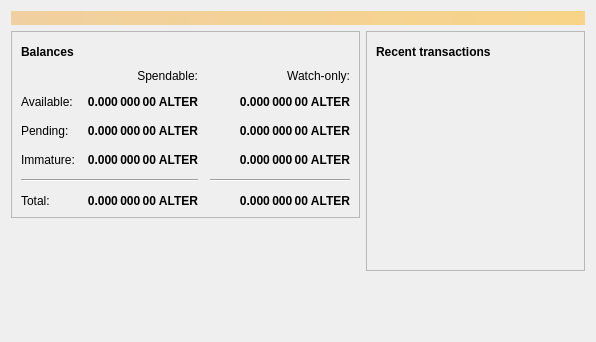
<?xml version="1.0" encoding="UTF-8"?>
<ui version="4.0">
 <class>OverviewPage</class>
 <widget class="QWidget" name="OverviewPage">
  <property name="geometry">
   <rect>
    <x>0</x>
    <y>0</y>
    <width>596</width>
    <height>342</height>
   </rect>
  </property>
  <property name="windowTitle">
   <string>Form</string>
  </property>
  <layout class="QVBoxLayout" name="topLayout">
   <item>
    <widget class="QLabel" name="labelAlerts">
     <property name="visible">
      <bool>false</bool>
     </property>
     <property name="styleSheet">
      <string notr="true">QLabel { background-color: qlineargradient(x1: 0, y1: 0, x2: 1, y2: 0, stop:0 #F0D0A0, stop:1 #F8D488); color:#000000; }</string>
     </property>
     <property name="wordWrap">
      <bool>true</bool>
     </property>
     <property name="margin">
      <number>3</number>
     </property>
     <property name="textInteractionFlags">
      <set>Qt::TextSelectableByMouse</set>
     </property>
    </widget>
   </item>
   <item>
    <layout class="QHBoxLayout" name="horizontalLayout" stretch="1,1">
     <item>
      <layout class="QVBoxLayout" name="verticalLayout_2">
       <item>
        <widget class="QFrame" name="frame">
         <property name="frameShape">
          <enum>QFrame::StyledPanel</enum>
         </property>
         <property name="frameShadow">
          <enum>QFrame::Raised</enum>
         </property>
         <layout class="QVBoxLayout" name="verticalLayout_4">
          <item>
           <layout class="QHBoxLayout" name="horizontalLayout_4">
            <item>
             <widget class="QLabel" name="label_5">
              <property name="font">
               <font>
                <weight>75</weight>
                <bold>true</bold>
               </font>
              </property>
              <property name="text">
               <string>Balances</string>
              </property>
             </widget>
            </item>
            <item>
             <widget class="QPushButton" name="labelWalletStatus">
              <property name="enabled">
               <bool>true</bool>
              </property>
              <property name="maximumSize">
               <size>
                <width>30</width>
                <height>16777215</height>
               </size>
              </property>
              <property name="toolTip">
               <string>The displayed information may be out of date. Your wallet automatically synchronizes with the Altercoin network after a connection is established, but this process has not completed yet.</string>
              </property>
              <property name="text">
               <string/>
              </property>
              <property name="icon">
               <iconset resource="../bitcoin.qrc">
                <normaloff>:/icons/warning</normaloff>
                <disabledoff>:/icons/warning</disabledoff>:/icons/warning</iconset>
              </property>
              <property name="iconSize">
               <size>
                <width>24</width>
                <height>24</height>
               </size>
              </property>
              <property name="flat">
               <bool>true</bool>
              </property>
             </widget>
            </item>
            <item>
             <spacer name="horizontalSpacer_3">
              <property name="orientation">
               <enum>Qt::Horizontal</enum>
              </property>
              <property name="sizeHint" stdset="0">
               <size>
                <width>40</width>
                <height>20</height>
               </size>
              </property>
             </spacer>
            </item>
           </layout>
          </item>
          <item>
           <layout class="QGridLayout" name="gridLayout">
            <property name="spacing">
             <number>12</number>
            </property>
            <item row="2" column="2">
             <widget class="QLabel" name="labelWatchPending">
              <property name="font">
               <font>
                <weight>75</weight>
                <bold>true</bold>
               </font>
              </property>
              <property name="cursor">
               <cursorShape>IBeamCursor</cursorShape>
              </property>
              <property name="toolTip">
               <string>Unconfirmed transactions to watch-only addresses</string>
              </property>
              <property name="text">
               <string notr="true">0.000 000 00 ALTER</string>
              </property>
              <property name="alignment">
               <set>Qt::AlignRight|Qt::AlignTrailing|Qt::AlignVCenter</set>
              </property>
              <property name="textInteractionFlags">
               <set>Qt::LinksAccessibleByMouse|Qt::TextSelectableByKeyboard|Qt::TextSelectableByMouse</set>
              </property>
             </widget>
            </item>
            <item row="2" column="1">
             <widget class="QLabel" name="labelUnconfirmed">
              <property name="font">
               <font>
                <weight>75</weight>
                <bold>true</bold>
               </font>
              </property>
              <property name="cursor">
               <cursorShape>IBeamCursor</cursorShape>
              </property>
              <property name="toolTip">
               <string>Total of transactions that have yet to be confirmed, and do not yet count toward the spendable balance</string>
              </property>
              <property name="text">
               <string notr="true">0.000 000 00 ALTER</string>
              </property>
              <property name="alignment">
               <set>Qt::AlignRight|Qt::AlignTrailing|Qt::AlignVCenter</set>
              </property>
              <property name="textInteractionFlags">
               <set>Qt::LinksAccessibleByMouse|Qt::TextSelectableByKeyboard|Qt::TextSelectableByMouse</set>
              </property>
             </widget>
            </item>
            <item row="3" column="2">
             <widget class="QLabel" name="labelWatchImmature">
              <property name="font">
               <font>
                <weight>75</weight>
                <bold>true</bold>
               </font>
              </property>
              <property name="cursor">
               <cursorShape>IBeamCursor</cursorShape>
              </property>
              <property name="toolTip">
               <string>Mined balance in watch-only addresses that has not yet matured</string>
              </property>
              <property name="text">
               <string notr="true">0.000 000 00 ALTER</string>
              </property>
              <property name="alignment">
               <set>Qt::AlignRight|Qt::AlignTrailing|Qt::AlignVCenter</set>
              </property>
              <property name="textInteractionFlags">
               <set>Qt::LinksAccessibleByMouse|Qt::TextSelectableByKeyboard|Qt::TextSelectableByMouse</set>
              </property>
             </widget>
            </item>
            <item row="4" column="0" colspan="2">
             <widget class="Line" name="line">
              <property name="orientation">
               <enum>Qt::Horizontal</enum>
              </property>
             </widget>
            </item>
            <item row="4" column="2">
             <widget class="Line" name="lineWatchBalance">
              <property name="sizePolicy">
               <sizepolicy hsizetype="Preferred" vsizetype="Fixed">
                <horstretch>0</horstretch>
                <verstretch>0</verstretch>
               </sizepolicy>
              </property>
              <property name="minimumSize">
               <size>
                <width>140</width>
                <height>0</height>
               </size>
              </property>
              <property name="orientation">
               <enum>Qt::Horizontal</enum>
              </property>
             </widget>
            </item>
            <item row="5" column="0">
             <widget class="QLabel" name="labelTotalText">
              <property name="text">
               <string>Total:</string>
              </property>
             </widget>
            </item>
            <item row="3" column="1">
             <widget class="QLabel" name="labelImmature">
              <property name="font">
               <font>
                <weight>75</weight>
                <bold>true</bold>
               </font>
              </property>
              <property name="cursor">
               <cursorShape>IBeamCursor</cursorShape>
              </property>
              <property name="toolTip">
               <string>Mined balance that has not yet matured</string>
              </property>
              <property name="text">
               <string notr="true">0.000 000 00 ALTER</string>
              </property>
              <property name="alignment">
               <set>Qt::AlignRight|Qt::AlignTrailing|Qt::AlignVCenter</set>
              </property>
              <property name="textInteractionFlags">
               <set>Qt::LinksAccessibleByMouse|Qt::TextSelectableByKeyboard|Qt::TextSelectableByMouse</set>
              </property>
             </widget>
            </item>
            <item row="2" column="3">
             <spacer name="horizontalSpacer_2">
              <property name="orientation">
               <enum>Qt::Horizontal</enum>
              </property>
              <property name="sizeHint" stdset="0">
               <size>
                <width>40</width>
                <height>20</height>
               </size>
              </property>
             </spacer>
            </item>
            <item row="3" column="0">
             <widget class="QLabel" name="labelImmatureText">
              <property name="text">
               <string>Immature:</string>
              </property>
             </widget>
            </item>
            <item row="5" column="1">
             <widget class="QLabel" name="labelTotal">
              <property name="font">
               <font>
                <weight>75</weight>
                <bold>true</bold>
               </font>
              </property>
              <property name="cursor">
               <cursorShape>IBeamCursor</cursorShape>
              </property>
              <property name="toolTip">
               <string>Your current total balance</string>
              </property>
              <property name="text">
               <string notr="true">0.000 000 00 ALTER</string>
              </property>
              <property name="alignment">
               <set>Qt::AlignRight|Qt::AlignTrailing|Qt::AlignVCenter</set>
              </property>
              <property name="textInteractionFlags">
               <set>Qt::LinksAccessibleByMouse|Qt::TextSelectableByKeyboard|Qt::TextSelectableByMouse</set>
              </property>
             </widget>
            </item>
            <item row="5" column="2">
             <widget class="QLabel" name="labelWatchTotal">
              <property name="font">
               <font>
                <weight>75</weight>
                <bold>true</bold>
               </font>
              </property>
              <property name="cursor">
               <cursorShape>IBeamCursor</cursorShape>
              </property>
              <property name="toolTip">
               <string>Current total balance in watch-only addresses</string>
              </property>
              <property name="text">
               <string notr="true">0.000 000 00 ALTER</string>
              </property>
              <property name="alignment">
               <set>Qt::AlignRight|Qt::AlignTrailing|Qt::AlignVCenter</set>
              </property>
              <property name="textInteractionFlags">
               <set>Qt::LinksAccessibleByMouse|Qt::TextSelectableByKeyboard|Qt::TextSelectableByMouse</set>
              </property>
             </widget>
            </item>
            <item row="0" column="2">
             <widget class="QLabel" name="labelWatchonly">
              <property name="text">
               <string>Watch-only:</string>
              </property>
              <property name="alignment">
               <set>Qt::AlignRight|Qt::AlignTrailing|Qt::AlignVCenter</set>
              </property>
             </widget>
            </item>
            <item row="1" column="0">
             <widget class="QLabel" name="labelBalanceText">
              <property name="text">
               <string>Available:</string>
              </property>
             </widget>
            </item>
            <item row="1" column="1">
             <widget class="QLabel" name="labelBalance">
              <property name="font">
               <font>
                <weight>75</weight>
                <bold>true</bold>
               </font>
              </property>
              <property name="cursor">
               <cursorShape>IBeamCursor</cursorShape>
              </property>
              <property name="toolTip">
               <string>Your current spendable balance</string>
              </property>
              <property name="text">
               <string notr="true">0.000 000 00 ALTER</string>
              </property>
              <property name="alignment">
               <set>Qt::AlignRight|Qt::AlignTrailing|Qt::AlignVCenter</set>
              </property>
              <property name="textInteractionFlags">
               <set>Qt::LinksAccessibleByMouse|Qt::TextSelectableByKeyboard|Qt::TextSelectableByMouse</set>
              </property>
             </widget>
            </item>
            <item row="1" column="2">
             <widget class="QLabel" name="labelWatchAvailable">
              <property name="font">
               <font>
                <weight>75</weight>
                <bold>true</bold>
               </font>
              </property>
              <property name="cursor">
               <cursorShape>IBeamCursor</cursorShape>
              </property>
              <property name="toolTip">
               <string>Your current balance in watch-only addresses</string>
              </property>
              <property name="text">
               <string notr="true">0.000 000 00 ALTER</string>
              </property>
              <property name="alignment">
               <set>Qt::AlignRight|Qt::AlignTrailing|Qt::AlignVCenter</set>
              </property>
              <property name="textInteractionFlags">
               <set>Qt::LinksAccessibleByMouse|Qt::TextSelectableByKeyboard|Qt::TextSelectableByMouse</set>
              </property>
             </widget>
            </item>
            <item row="2" column="0">
             <widget class="QLabel" name="labelPendingText">
              <property name="text">
               <string>Pending:</string>
              </property>
             </widget>
            </item>
            <item row="0" column="1">
             <widget class="QLabel" name="labelSpendable">
              <property name="text">
               <string>Spendable:</string>
              </property>
              <property name="alignment">
               <set>Qt::AlignRight|Qt::AlignTrailing|Qt::AlignVCenter</set>
              </property>
             </widget>
            </item>
           </layout>
          </item>
         </layout>
        </widget>
       </item>
       <item>
        <spacer name="verticalSpacer">
         <property name="orientation">
          <enum>Qt::Vertical</enum>
         </property>
         <property name="sizeHint" stdset="0">
          <size>
           <width>20</width>
           <height>40</height>
          </size>
         </property>
        </spacer>
       </item>
      </layout>
     </item>
     <item>
      <layout class="QVBoxLayout" name="verticalLayout_3">
       <item>
        <widget class="QFrame" name="frame_2">
         <property name="frameShape">
          <enum>QFrame::StyledPanel</enum>
         </property>
         <property name="frameShadow">
          <enum>QFrame::Raised</enum>
         </property>
         <layout class="QVBoxLayout" name="verticalLayout">
          <item>
           <layout class="QHBoxLayout" name="horizontalLayout_2">
            <item>
             <widget class="QLabel" name="label_4">
              <property name="font">
               <font>
                <weight>75</weight>
                <bold>true</bold>
               </font>
              </property>
              <property name="text">
               <string>Recent transactions</string>
              </property>
             </widget>
            </item>
            <item>
             <widget class="QPushButton" name="labelTransactionsStatus">
              <property name="enabled">
               <bool>true</bool>
              </property>
              <property name="maximumSize">
               <size>
                <width>30</width>
                <height>16777215</height>
               </size>
              </property>
              <property name="toolTip">
               <string>The displayed information may be out of date. Your wallet automatically synchronizes with the Altercoin network after a connection is established, but this process has not completed yet.</string>
              </property>
              <property name="text">
               <string/>
              </property>
              <property name="icon">
               <iconset resource="../bitcoin.qrc">
                <normaloff>:/icons/warning</normaloff>
                <disabledoff>:/icons/warning</disabledoff>:/icons/warning</iconset>
              </property>
              <property name="iconSize">
               <size>
                <width>24</width>
                <height>24</height>
               </size>
              </property>
              <property name="flat">
               <bool>true</bool>
              </property>
             </widget>
            </item>
            <item>
             <spacer name="horizontalSpacer">
              <property name="orientation">
               <enum>Qt::Horizontal</enum>
              </property>
              <property name="sizeHint" stdset="0">
               <size>
                <width>40</width>
                <height>20</height>
               </size>
              </property>
             </spacer>
            </item>
           </layout>
          </item>
          <item>
           <widget class="QListView" name="listTransactions">
            <property name="styleSheet">
             <string notr="true">QListView { background: transparent; }</string>
            </property>
            <property name="frameShape">
             <enum>QFrame::NoFrame</enum>
            </property>
            <property name="verticalScrollBarPolicy">
             <enum>Qt::ScrollBarAlwaysOff</enum>
            </property>
            <property name="horizontalScrollBarPolicy">
             <enum>Qt::ScrollBarAlwaysOff</enum>
            </property>
            <property name="selectionMode">
             <enum>QAbstractItemView::NoSelection</enum>
            </property>
           </widget>
          </item>
         </layout>
        </widget>
       </item>
       <item>
        <spacer name="verticalSpacer_2">
         <property name="orientation">
          <enum>Qt::Vertical</enum>
         </property>
         <property name="sizeHint" stdset="0">
          <size>
           <width>20</width>
           <height>40</height>
          </size>
         </property>
        </spacer>
       </item>
      </layout>
     </item>
    </layout>
   </item>
  </layout>
 </widget>
 <resources/>
 <connections/>
</ui>
